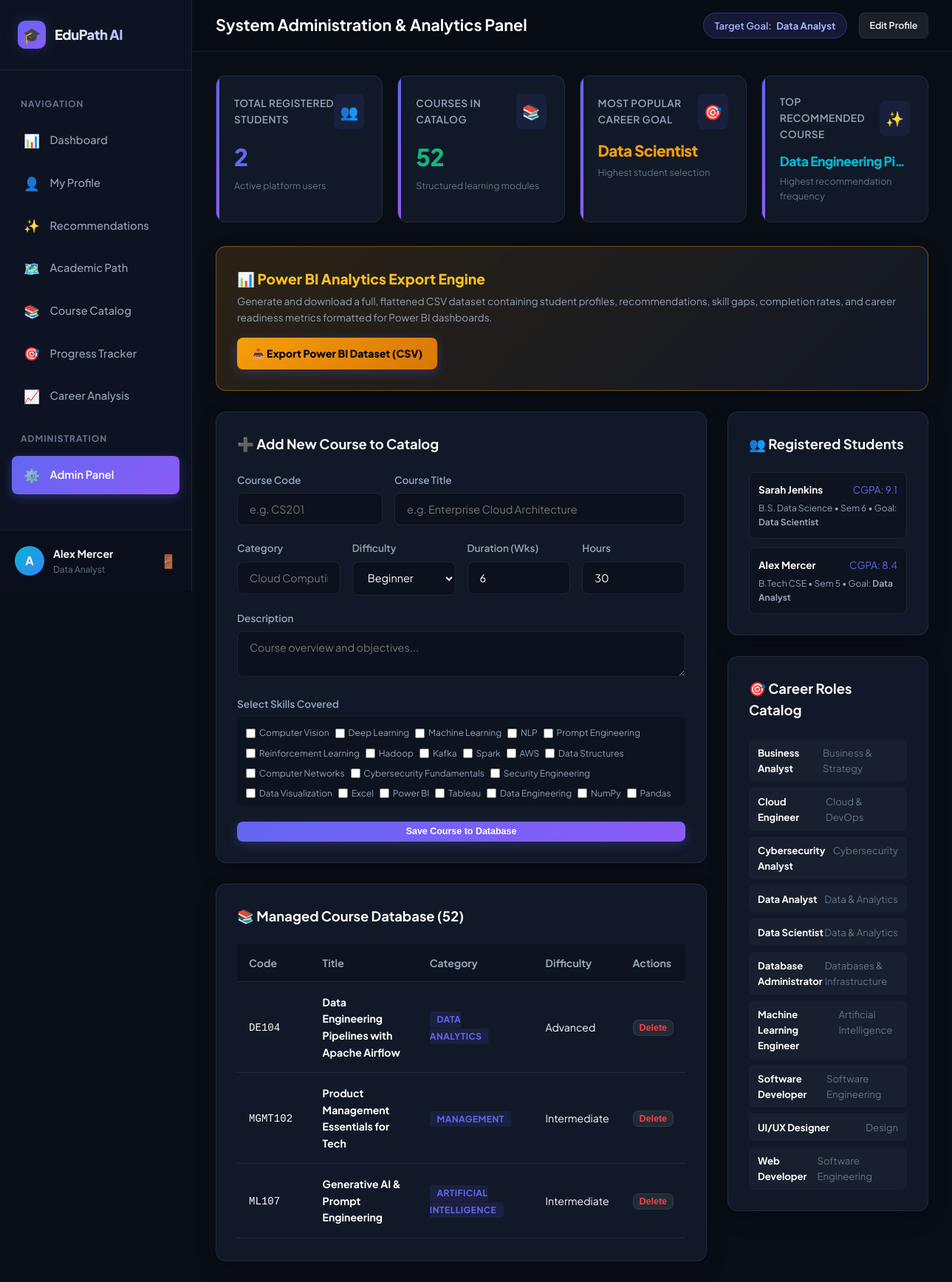
Page /admin (signed in) on the committed database.
### tables this page shows
CREATE TABLE students (
    id INTEGER PRIMARY KEY AUTOINCREMENT,
    name TEXT NOT NULL,
    email TEXT NOT NULL UNIQUE,
    password_hash TEXT NOT NULL,
    degree TEXT DEFAULT 'B.Tech CSE',
    branch TEXT DEFAULT 'Computer Science & Engineering',
    semester INTEGER DEFAULT 5,
    cgpa REAL DEFAULT 8.0,
    target_career_id INTEGER,
    created_at TIMESTAMP DEFAULT CURRENT_TIMESTAMP,
    FOREIGN KEY (target_career_id) REFERENCES career_roles(id) ON DELETE SET NULL
);

CREATE TABLE career_roles (
    id INTEGER PRIMARY KEY AUTOINCREMENT,
    title TEXT NOT NULL UNIQUE,
    description TEXT,
    category TEXT NOT NULL
);

CREATE TABLE skills (
    id INTEGER PRIMARY KEY AUTOINCREMENT,
    name TEXT NOT NULL UNIQUE,
    category TEXT NOT NULL
);

CREATE TABLE courses (
    id INTEGER PRIMARY KEY AUTOINCREMENT,
    course_code TEXT NOT NULL UNIQUE,
    name TEXT NOT NULL,
    category TEXT NOT NULL,
    description TEXT NOT NULL,
    difficulty TEXT NOT NULL CHECK(difficulty IN ('Beginner', 'Intermediate', 'Advanced')),
    duration_weeks INTEGER NOT NULL,
    estimated_hours INTEGER NOT NULL
);

### app.py (the view)
@app.route("/admin")
@login_required
def admin_dashboard():
    conn = get_db()
    cursor = conn.cursor()
    cursor.execute("SELECT COUNT(*) FROM students")
    total_students = cursor.fetchone()[0]
    cursor.execute("SELECT COUNT(*) FROM courses")
    total_courses = cursor.fetchone()[0]
    cursor.execute("SELECT COUNT(*) FROM skills")
    total_skills = cursor.fetchone()[0]
    cursor.execute("""
        SELECT cr.title, COUNT(s.id) as student_count
        FROM students s
        JOIN career_roles cr ON s.target_career_id = cr.id
        GROUP BY cr.id ORDER BY student_count DESC LIMIT 1
    """)
    pop_career_row = cursor.fetchone()
    most_popular_career = pop_career_row[0] if pop_career_row else "None"
    cursor.execute("""
        SELECT c.name, COUNT(r.id) as rec_count, AVG(r.match_score) as avg_score
        FROM recommendations r
        JOIN courses c ON r.course_id = c.id
        GROUP BY r.course_id ORDER BY rec_count DESC LIMIT 1
    """)
    pop_rec_row = cursor.fetchone()
    most_recommended_course = pop_rec_row[0] if pop_rec_row else "None"
    cursor.execute("SELECT * FROM courses ORDER BY id DESC")
    courses_list = [dict(r) for r in cursor.fetchall()]
    cursor.execute("SELECT * FROM skills ORDER BY category, name")
    skills_list = [dict(r) for r in cursor.fetchall()]
    cursor.execute("SELECT * FROM career_roles ORDER BY title")
    roles_list = [dict(r) for r in cursor.fetchall()]
    cursor.execute("""
        SELECT s.id, s.name, s.email, s.degree, s.semester, s.cgpa, cr.title as target_career
        FROM students s
        LEFT JOIN career_roles cr ON s.target_career_id = cr.id
        ORDER BY s.id DESC
    """)
    students_list = [dict(r) for r in cursor.fetchall()]
    conn.close()
    return render_template(
        "admin.html",
        total_students=total_students,
        total_courses=total_courses,
        total_skills=total_skills,
        most_popular_career=most_popular_career,
        most_recommended_course=most_recommended_course,
        courses=courses_list,
        skills=skills_list,
        roles=roles_list,
        students=students_list
    )

### templates/admin.html (shortened to what this page needs)
{% extends "base.html" %}
{% block page_title %}System Administration & Analytics Panel{% endblock %}
{% block content %}
<div class="metrics-grid">
    <div class="metric-card">
        <div class="metric-header">
            <span class="metric-title">Total Registered Students</span>
            <span class="metric-icon">👥</span>
        </div>
        <div class="metric-value" style="color: #6366f1;">{{ total_students }}</div>
        <div class="metric-sub">Active platform users</div>
    </div>
    <div class="metric-card">
        <div class="metric-header">
            <span class="metric-title">Courses in Catalog</span>
            <span class="metric-icon">📚</span>
        </div>
        <div class="metric-value" style="color: #10b981;">{{ total_courses }}</div>
        <div class="metric-sub">Structured learning modules</div>
    </div>
    <div class="metric-card">
        <div class="metric-header">
            <span class="metric-title">Most Popular Career Goal</span>
            <span class="metric-icon">🎯</span>
        </div>
        <div class="metric-value" style="font-size: 1.3rem; color: #f59e0b;">{{ most_popular_career }}</div>
        <div class="metric-sub">Highest student selection</div>
    </div>
    <div class="metric-card">
        <div class="metric-header">
            <span class="metric-title">Top Recommended Course</span>
            <span class="metric-icon">✨</span>
        </div>
        <div class="metric-value" style="font-size: 1.1rem; color: #06b6d4; white-space: nowrap; overflow: hidden; text-overflow: ellipsis;">{{ most_recommended_course }}</div>
        <div class="metric-sub">Highest recommendation frequency</div>
    </div>
</div>
<div class="card" style="background: linear-gradient(135deg, rgba(245,158,11,0.15) 0%, rgba(17,24,39,1) 100%); border-color: rgba(245,158,11,0.4);">
    <div style="display: flex; justify-content: space-between; align-items: center; flex-wrap: wrap; gap: 1rem;">
        <div>
            <h3 style="font-size: 1.2rem; font-weight: 800; color: #fbbf24;">📊 Power BI Analytics Export Engine</h3>
            <p style="font-size: 0.85rem; color: var(--text-muted); margin-top: 0.25rem;">
                Generate and download a full, flattened CSV dataset containing student profiles, recommendations, skill gaps, completion rates, and career readiness metrics formatted for Power BI dashboards.
            </p>
        </div>
        <a href="{{ url_for('export_powerbi_dataset') }}" class="btn btn-primary" style="background: var(--warning-gradient); color: #000; font-weight: 800;">
            📥 Export Power BI Dataset (CSV)
        </a>
    </div>
</div>
<div style="display: grid; grid-template-columns: 2fr 1fr; gap: 1.75rem;">
    <div>
        <div class="card">
            <div class="card-header">
                <h3 class="card-title">➕ Add New Course to Catalog</h3>
            </div>
            <form action="{{ url_for('admin_add_course') }}" method="POST">
                <div style="display: grid; grid-template-columns: 1fr 2fr; gap: 1rem;">
                    <div class="form-group">
                        <label class="form-label">Course Code</label>
                        <input type="text" name="course_code" class="form-control" placeholder="e.g. CS201" required>
                    </div>
                    <div class="form-group">
                        <label class="form-label">Course Title</label>
                        <input type="text" name="name" class="form-control" placeholder="e.g. Enterprise Cloud Architecture" required>
                    </div>
                </div>
                <div style="display: grid; grid-template-columns: 1fr 1fr 1fr 1fr; gap: 1rem;">
                    <div class="form-group">
                        <label class="form-label">Category</label>
                        <input type="text" name="category" class="form-control" placeholder="Cloud Computing" required>
                    </div>
                    <div class="form-group">
                        <label class="form-label">Difficulty</label>
                        <select name="difficulty" class="form-select">
                            <option value="Beginner">Beginner</option>
                        </select>
                    </div>
                    <div class="form-group">
                        <label class="form-label">Duration (Wks)</label>
                        <input type="number" name="duration_weeks" class="form-control" value="6" required>
                    </div>
                    <div class="form-group">
                        <label class="form-label">Hours</label>
                        <input type="number" name="estimated_hours" class="form-control" value="30" required>
                    </div>
                </div>
                <div class="form-group">
                    <label class="form-label">Description</label>
                    <textarea name="description" class="form-control" rows="2" placeholder="Course overview and objectives..." required></textarea>
                </div>
                <div class="form-group">
                    <label class="form-label">Select Skills Covered</label>
                    <div style="display: flex; flex-wrap: wrap; gap: 0.5rem; max-height: 120px; overflow-y: auto; background: rgba(0,0,0,0.2); padding: 0.75rem; border-radius: 6px;">
                        {% for sk in skills %}
                        <label style="font-size: 0.75rem; color: var(--text-muted); display: flex; align-items: center; gap: 0.3rem;">
                            <input type="checkbox" name="skills" value="{{ sk.id }}"> {{ sk.name }}
                        </label>
                        {% endfor %}
                    </div>
                </div>
                <button type="submit" class="btn btn-primary btn-sm" style="width: 100%;">Save Course to Database</button>
            </form>
        </div>
        <div class="card">
            <div class="card-header">
                <h3 class="card-title">📚 Managed Course Database ({{ courses|length }})</h3>
            </div>
            <div class="table-responsive" style="max-height: 400px; overflow-y: auto;">
                <table class="custom-table">
                    <thead>
                        <tr>
                            <th>Code</th>
                            <th>Title</th>
                            <th>Category</th>
                            <th>Difficulty</th>
                            <th>Actions</th>
                        </tr>
                    </thead>
                    <tbody>
                        {% for c in courses %}
                        <tr>
                            <td><code>{{ c.course_code }}</code></td>
                            <td><strong style="color: #fff;">{{ c.name }}</strong></td>
                            <td><span class="course-category">{{ c.category }}</span></td>
                            <td>{{ c.difficulty }}</td>
                            <td>
                                <form action="{{ url_for('admin_delete_course', course_id=c.id) }}" method="POST" onsubmit="return confirm('Remove course?');">
                                    <button type="submit" class="btn btn-secondary btn-sm" style="color: #ef4444; padding: 0.2rem 0.5rem;">Delete</button>
                                </form>
                            </td>
                        </tr>
                        {% endfor %}
                    </tbody>
                </table>
            </div>
        </div>
    </div>
    <div>
        <div class="card">
            <div class="card-header">
                <h3 class="card-title">👥 Registered Students</h3>
            </div>
            <div style="display: flex; flex-direction: column; gap: 0.75rem; max-height: 300px; overflow-y: auto;">
                {% for st in students %}
                <div style="background: rgba(0,0,0,0.2); padding: 0.75rem; border-radius: 8px; border: 1px solid var(--border-color); font-size: 0.84rem;">
                    <div style="display: flex; justify-content: space-between;">
                        <strong style="color: #fff;">{{ st.name }}</strong>
                        <span style="color: var(--primary);">CGPA: {{ st.cgpa }}</span>
                    </div>
                    <div style="font-size: 0.75rem; color: var(--text-muted); margin-top: 0.25rem;">
                        {{ st.degree }} • Sem {{ st.semester }} • Goal: <strong>{{ st.target_career or 'Not Set' }}</strong>
                    </div>
                </div>
                {% endfor %}
            </div>
        </div>
        <div class="card">
            <div class="card-header">
                <h3 class="card-title">🎯 Career Roles Catalog</h3>
            </div>
            <div style="display: flex; flex-direction: column; gap: 0.5rem;">
                {% for r in roles %}
                <div style="font-size: 0.82rem; padding: 0.5rem 0.75rem; background: rgba(255,255,255,0.03); border-radius: 6px; display: flex; justify-content: space-between;">
                    <strong style="color: #fff;">{{ r.title }}</strong>
                    <span style="color: var(--text-dim);">{{ r.category }}</span>
                </div>
                {% endfor %}
            </div>
        </div>
    </div>
</div>
{% endblock %}

### templates/base.html (shortened to what this page needs)
<!DOCTYPE html>
<html lang="en">
<head>
    <link rel="stylesheet" href="{{ url_for('static', filename='css/style.css') }}">
</head>
<body>
    <div class="app-container">
        <aside class="sidebar">
            <div class="sidebar-header">
                <div class="brand-icon">🎓</div>
                <div class="brand-title">EduPath AI</div>
            </div>
            <nav class="nav-menu">
                <div class="nav-section-title">Navigation</div>
                <a href="{{ url_for('dashboard') }}" class="nav-item {% if request.endpoint == 'dashboard' %}active{% endif %}">
                    <span class="nav-icon">📊</span>
                    <span>Dashboard</span>
                </a>
                <a href="{{ url_for('profile') }}" class="nav-item {% if request.endpoint == 'profile' %}active{% endif %}">
                    <span class="nav-icon">👤</span>
                    <span>My Profile</span>
                </a>
                <a href="{{ url_for('recommendations') }}" class="nav-item {% if request.endpoint == 'recommendations' %}active{% endif %}">
                    <span class="nav-icon">✨</span>
                    <span>Recommendations</span>
                </a>
                <a href="{{ url_for('academic_path') }}" class="nav-item {% if request.endpoint == 'academic_path' %}active{% endif %}">
                    <span class="nav-icon">🗺️</span>
                    <span>Academic Path</span>
                </a>
                <a href="{{ url_for('courses') }}" class="nav-item {% if request.endpoint == 'courses' %}active{% endif %}">
                    <span class="nav-icon">📚</span>
                    <span>Course Catalog</span>
                </a>
                <a href="{{ url_for('progress') }}" class="nav-item {% if request.endpoint == 'progress' %}active{% endif %}">
                    <span class="nav-icon">🎯</span>
                    <span>Progress Tracker</span>
                </a>
                <a href="{{ url_for('career_analysis') }}" class="nav-item {% if request.endpoint == 'career_analysis' %}active{% endif %}">
                    <span class="nav-icon">📈</span>
                    <span>Career Analysis</span>
                </a>
                <div class="nav-section-title">Administration</div>
                <a href="{{ url_for('admin_dashboard') }}" class="nav-item {% if request.endpoint == 'admin_dashboard' %}active{% endif %}">
                    <span class="nav-icon">⚙️</span>
                    <span>Admin Panel</span>
                </a>
            </nav>
            {% if current_user %}
            <div class="sidebar-user">
                <div class="user-avatar">{{ current_user.name[0] }}</div>
                <div class="user-info">
                    <div class="user-name">{{ current_user.name }}</div>
                    <div class="user-career">{{ current_user.target_career_title or 'Student' }}</div>
                </div>
                <a href="{{ url_for('logout') }}" title="Sign Out" style="color: var(--text-dim); font-size: 1.1rem;">🚪</a>
            </div>
            {% endif %}
        </aside>
        <main class="main-content">
            <header class="topbar">
                <h1 class="page-title">{% block page_title %}Dashboard{% endblock %}</h1>
                <div class="topbar-actions">
                    {% if current_user and current_user.target_career_title %}
                    <div class="career-pill">
                        <span>Target Goal:</span>
                        <strong>{{ current_user.target_career_title }}</strong>
                    </div>
                    {% endif %}
                    <a href="{{ url_for('profile') }}" class="btn btn-secondary btn-sm">Edit Profile</a>
                </div>
            </header>
            <div class="page-container">
                {% block content %}{% endblock %}
            </div>
        </main>
    </div>
</body>
</html>

### rows in the picture
students: name "A", name "Alex Mercer", cgpa "8.4", degree "B.Tech CSE", semester "5", title "Data Analyst"
career_roles: title "Data Analyst", target_career_title "Data Analyst", category "Data & Analytics"
career_roles: title "Data Scientist", category "Data & Analytics"
skills: name "Computer Vision"
skills: name "Deep Learning"
skills: name "Machine Learning"
skills: name "NLP"
skills: name "Prompt Engineering"
skills: name "Reinforcement Learning"
skills: name "Hadoop"
skills: name "Kafka"
skills: name "Spark"
skills: name "AWS"
skills: name "Data Structures"
skills: name "Computer Networks"
skills: name "Cybersecurity Fundamentals"
skills: name "Security Engineering"
skills: name "Data Visualization"
skills: name "Excel"
skills: name "Power BI"
skills: name "Tableau"
skills: name "Data Engineering"
skills: name "NumPy"
skills: name "Pandas"
courses: course_code "DE104", name "Data Engineering Pipelines with Apache Airflow", category "DATA ANALYTICS", difficulty "Advanced"
courses: course_code "MGMT102", name "Product Management Essentials for Tech", category "MANAGEMENT", difficulty "Intermediate"
courses: course_code "ML107", name "Generative AI & Prompt Engineering", category "ARTIFICIAL INTELLIGENCE", difficulty "Intermediate"
students: name "Sarah Jenkins", cgpa "9.1", degree "B.S. Data Science", semester "6", title "Data Scientist"
career_roles: title "Business Analyst", category "Business & Strategy"
career_roles: title "Cloud Engineer", category "Cloud & DevOps"
career_roles: title "Cybersecurity Analyst", category "Cybersecurity"
career_roles: title "Database Administrator", category "Databases & Infrastructure"
career_roles: title "Machine Learning Engineer", category "Artificial Intelligence"
career_roles: title "Software Developer", category "Software Engineering"
career_roles: title "UI/UX Designer", category "Design"
career_roles: title "Web Developer", category "Software Engineering"

### other values in the picture
{{ total_students }} "2"
{{ total_courses }} "52"
{{ most_recommended_course }} "Data Engineering Pi…"
{{ courses|length }} "52"
